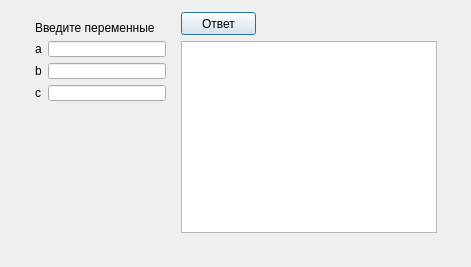
<?xml version="1.0" encoding="UTF-8"?>
<ui version="4.0">
 <class>Dialog</class>
 <widget class="QDialog" name="Dialog">
  <property name="geometry">
   <rect>
    <x>0</x>
    <y>0</y>
    <width>471</width>
    <height>267</height>
   </rect>
  </property>
  <property name="windowTitle">
   <string>Dialog</string>
  </property>
  <widget class="QPushButton" name="pushButton">
   <property name="geometry">
    <rect>
     <x>181</x>
     <y>12</y>
     <width>75</width>
     <height>23</height>
    </rect>
   </property>
   <property name="text">
    <string>Ответ</string>
   </property>
  </widget>
  <widget class="QTextEdit" name="textEdit">
   <property name="geometry">
    <rect>
     <x>181</x>
     <y>41</y>
     <width>256</width>
     <height>192</height>
    </rect>
   </property>
  </widget>
  <widget class="QWidget" name="">
   <property name="geometry">
    <rect>
     <x>24</x>
     <y>10</y>
     <width>153</width>
     <height>102</height>
    </rect>
   </property>
   <layout class="QVBoxLayout" name="verticalLayout_3">
    <item>
     <widget class="QLabel" name="label_4">
      <property name="layoutDirection">
       <enum>Qt::LeftToRight</enum>
      </property>
      <property name="text">
       <string>Введите переменные</string>
      </property>
     </widget>
    </item>
    <item>
     <layout class="QHBoxLayout" name="horizontalLayout">
      <item>
       <layout class="QVBoxLayout" name="verticalLayout_2">
        <item>
         <widget class="QLabel" name="label">
          <property name="text">
           <string>a</string>
          </property>
         </widget>
        </item>
        <item>
         <widget class="QLabel" name="label_2">
          <property name="text">
           <string>b</string>
          </property>
         </widget>
        </item>
        <item>
         <widget class="QLabel" name="label_3">
          <property name="text">
           <string>c</string>
          </property>
         </widget>
        </item>
       </layout>
      </item>
      <item>
       <layout class="QVBoxLayout" name="verticalLayout">
        <item>
         <widget class="QLineEdit" name="lineEdit"/>
        </item>
        <item>
         <widget class="QLineEdit" name="lineEdit_2"/>
        </item>
        <item>
         <widget class="QLineEdit" name="lineEdit_3"/>
        </item>
       </layout>
      </item>
     </layout>
    </item>
   </layout>
  </widget>
 </widget>
 <layoutdefault spacing="6" margin="11"/>
 <resources/>
 <connections/>
</ui>
